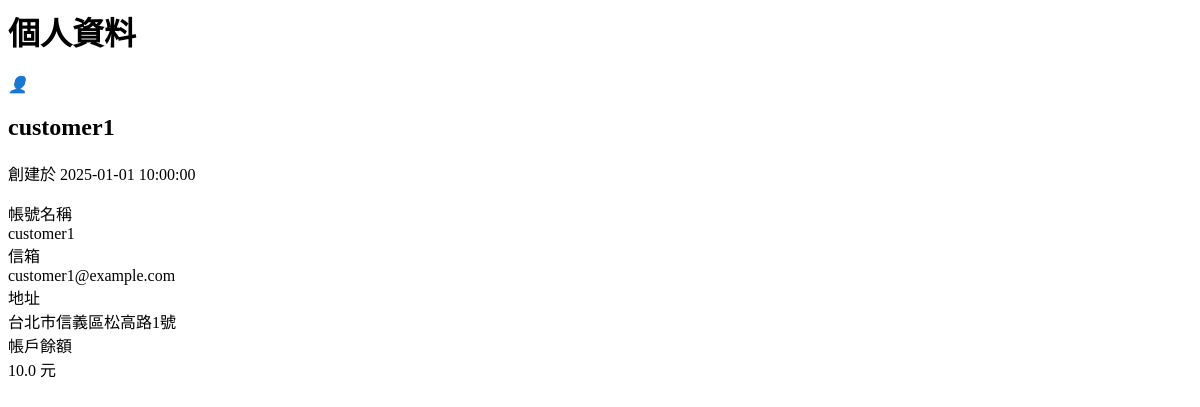
/customer/profile (signed in), run on an earlier commit of the app's database.
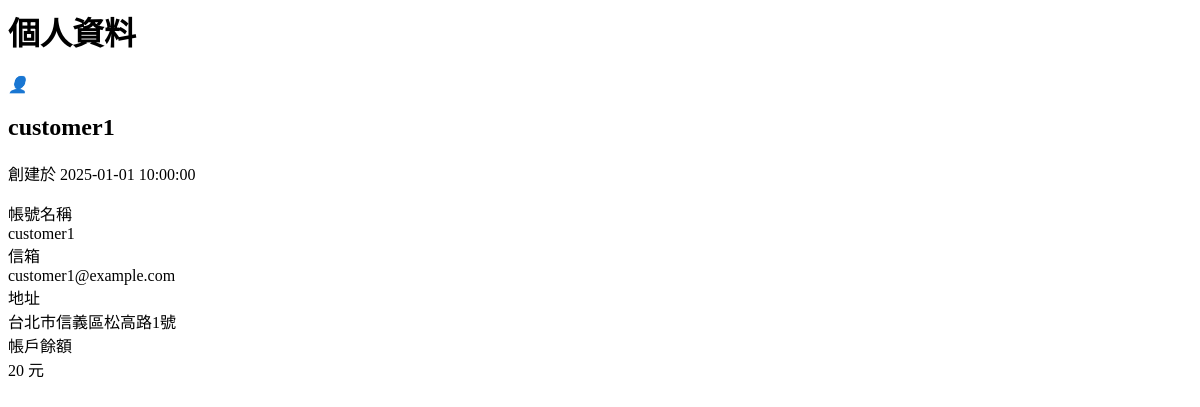
And on a later commit of the database.
### tables this page shows
CREATE TABLE users (
  user_id INTEGER PRIMARY KEY AUTOINCREMENT,
  name TEXT UNIQUE NOT NULL,
  password TEXT NOT NULL,
  user_type TEXT NOT NULL CHECK(user_type IN ('customer', 'staff')),
  created_at TIMESTAMP DEFAULT CURRENT_TIMESTAMP
);

CREATE TABLE customer (
  user_id INTEGER NOT NULL,
  email TEXT UNIQUE,
  address TEXT,
  balance INTEGER NOT NULL DEFAULT 1000,
  FOREIGN KEY (user_id) REFERENCES users (user_id)
);

### app/route/customer_routes.py (the view)
@customer_bp.route('/customer/profile')
def customer_profile_page():
    if not session.get('logged_in') or session.get('user_type') != 'customer':
        return redirect('/')
    user_id = session.get('user_id')
    profile = get_customer_profile_by_user_id(user_id) if user_id else None
    return render_template('customer/profile.html', profile=profile)

### app/service/customer_service.py (called while the page is built)
def get_customer_profile_by_user_id(user_id):
    db = get_db()
    profile = db.execute(
        'SELECT u.user_id, u.name, u.created_at, c.email, c.address, c.balance '
        'FROM users u '
        'LEFT JOIN customer c ON u.user_id = c.user_id '
        'WHERE u.user_id = ? AND u.user_type = "customer"',
        (user_id,)
    ).fetchone()
    return profile

### app/util/db.py (called while the page is built)
def get_db():
    if 'db' not in g:
        os.makedirs(os.path.dirname(current_app.config['DATABASE']), exist_ok=True)
        g.db = sqlite3.connect(
            current_app.config['DATABASE'],
            detect_types=sqlite3.PARSE_DECLTYPES
        )
        g.db.row_factory = sqlite3.Row
    return g.db

### app/templates/customer/profile.html
<div class="profile-wrapper">
  <div id="profile-page" class="profile-page">
    <h1>個人資料</h1>
    <div class="profile-container">
        {% if profile %}
        <div class="profile-content">
            <div class="profile-header">
                <div class="profile-avatar">
                    <i class="profile-icon">👤</i>
                </div>
                <div class="profile-name">
                    <h2>{{ profile.name }}</h2>
                    <p class="profile-since">創建於 {{ profile.created_at }}</p>
                </div>
            </div>
            <div class="profile-info-section">
                <div class="profile-info-row">
                    <div class="profile-info-item">
                        <div class="info-label">帳號名稱</div>
                        <div class="info-value">{{ profile.name }}</div>
                    </div>
                    <div class="profile-info-item">
                        <div class="info-label">信箱</div>
                        <div class="info-value">{{ profile.email or '未設定' }}</div>
                    </div>
                </div>
                <div class="profile-info-row">
                    <div class="profile-info-item">
                        <div class="info-label">地址</div>
                        <div class="info-value">{{ profile.address or '未設定' }}</div>
                    </div>
                </div>
            </div>
            <div class="profile-balance-section">
                <div class="balance-label">帳戶餘額</div>
                <div class="balance-value">{{ profile.balance }} 元</div>
            </div>
        </div>
        {% else %}
        <div class="no-profile-message">
            <p>查無此帳號</p>
        </div>
        {% endif %}
    </div>
  </div>
</div>

What changed in the data, as far as the page shows it:
changed customer "customer1@example.com": balance "10.0" → "20"
